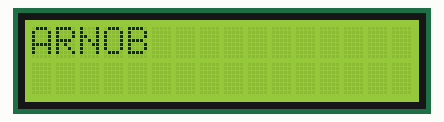
Simulated run of this sketch. Board: Arduino Uno, built with avr-gcc and run on an emulated ATmega328P. On the bench: 16×2 character LCD.

Above: at 0.22 s.
At 1.16 s:
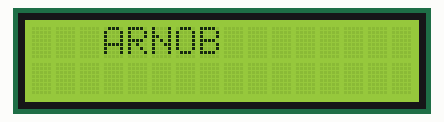
At 2.1 s:
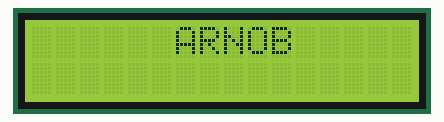
At 3.03 s:
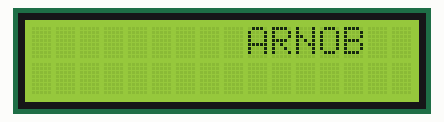
At 3.97 s:
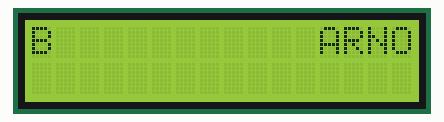
At 4.59 s:
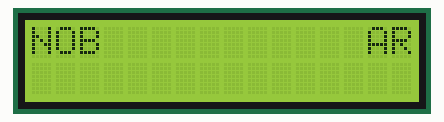

Measured:
- by itself, everything shown: repeats every 5.0 s, in 17 steps

The sketch:

LCD_Q3.ino
```cpp
/*Question
  Text will move from left to right and letter will come at first as soon as go out of screen.
*/
#include<Wire.h>
#include<LiquidCrystal_I2C.h>

LiquidCrystal_I2C lcd(0x3F,16,2);
void setup() {
  lcd.init();
  lcd.backlight();
}

void loop() {
  char text[] = {'A','R','N','O','B'};
  for(int i=0;i<16;i++){
    for(int j = 0; j<sizeof(text);j++){
      lcd.setCursor((i+j)%16,0);
      lcd.print(text[j]);
    }
    delay(300);
    lcd.clear();
  }
}
```
